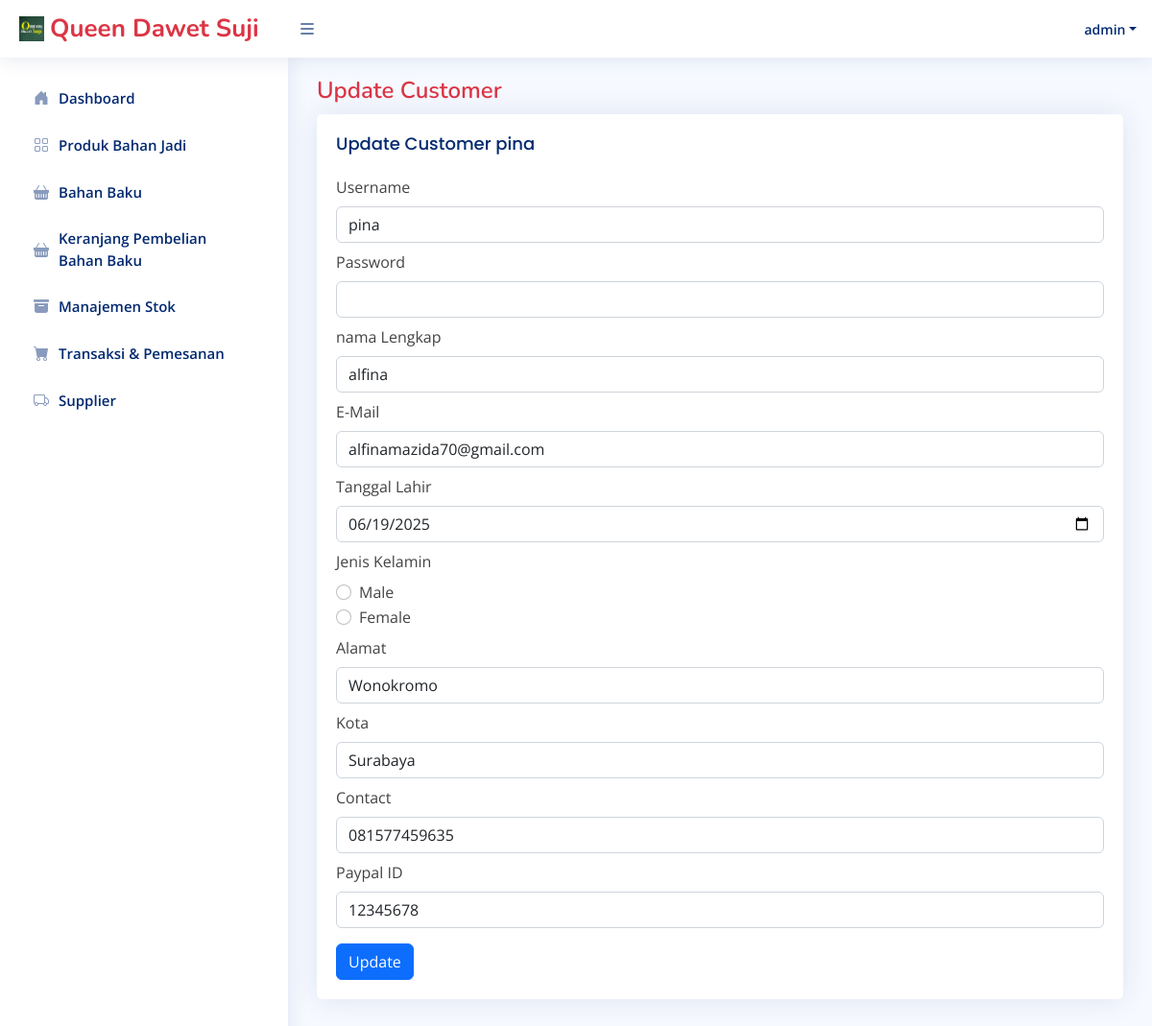
/Admin/editCustomer.php?username=pina (signed in), run on the app's committed database.
### tables this page shows
CREATE TABLE `customer` (
  `username` varchar(255) NOT NULL,
  `userID` varchar(50) DEFAULT NULL,
  `password` varchar(255) NOT NULL,
  `namaLengkap` varchar(255) NOT NULL,
  `email` varchar(255) NOT NULL,
  `dob` date NOT NULL,
  `gender` varchar(255) NOT NULL,
  `alamat` varchar(255) NOT NULL,
  `kota` varchar(255) NOT NULL,
  `contact` varchar(15) NOT NULL,
  `paypalID` varchar(20) NOT NULL
);

### connect.php (called while the page is built, shortened)
<?php
$connect = mysqli_connect("localhost", "root", "", "onlineshop");
function query($query){
    global $connect;
    $result = mysqli_query($connect, $query);
    $rows = [];
    while ($row = mysqli_fetch_assoc($result)){
        $rows[] = $row;
    }
    return $rows;
}
?>

### Admin/editCustomer.php (the view, shortened to what this page needs)
<?php
require 'template/headerAdmin.php';
require 'template/sidebarAdmin.php';
$username = $_GET["username"];
$customer = query("SELECT * FROM customer WHERE username = '$username'")[0];
?>
<main id="main" class="main">
    <div class="pagetitle ">
      <h1 class="text-danger">Update Customer</h1>
    </div>
    <section class="section">
        <div class="row">
            <div class="">
                <div class="card">
                    <div class="card-body">
                        <h5 class="card-title">Update Customer <?= $customer["username"]; ?></h5>
                        <form action="" method="post">
                            <div class="col-12 mt-2">
                                <label for="username" class="form-label">Username</label>
                                <input class="form-control" id="username" name="username" required readonly value="<?= $customer["username"]; ?>">
                            </div>
                            <div class="col-12 mt-2">
                                <label for="password" class="form-label">Password</label>
                                <input type="password" class="form-control" id="password" name="password">
                            </div>
                            <div class="col-12 mt-2">
                                <label for="namaLengkap" class="form-label">nama Lengkap</label>
                                <input class="form-control" id="namaLengkap" name="namaLengkap" required value="<?= $customer["namaLengkap"]; ?>">
                            </div>
                            <div class="col-12 mt-2">
                                <label for="email" class="form-label">E-Mail</label>
                                <input type="text" class="form-control" id="email" name="email" required value="<?= $customer["email"]; ?>">
                            </div>
                            <div class="col-12 mt-2">
                                <label for="dob" class="form-label">Tanggal Lahir</label>
                                <input type="date" class="form-control" id="dob" name="dob" required value="<?= $customer["dob"]; ?>">
                            </div>
                            <div class="col-12 mt-2">
                                <label for="gender" class="form-label">Jenis Kelamin</label>
                                <div class="form-check">
                                    <input class="form-check-input" type="radio" id="male" name="gender" value="male" <?php echo ($customer["gender"] == "male") ? 'checked' : ''; ?>>
                                    <label class="form-check-label" for="male">Male</label>
                                </div>
                                <div class="form-check">
                                    <input class="form-check-input" type="radio" id="female" name="gender" value="female" <?php echo ($customer["gender"] == "female") ? 'checked' : ''; ?>>
                                    <label class="form-check-label" for="female">Female</label>
                                </div>
                            </div>
                            <div class="col-12 mt-2">
                                <label for="alamat" class="form-label">Alamat</label>
                                <input type="text" class="form-control" id="alamat" name="alamat" required value="<?= $customer["alamat"]; ?>">
                            </div>
                            <div class="col-12 mt-2">
                                <label for="kota" class="form-label">Kota</label>
                                <input type="text" class="form-control" id="kota" name="kota" required value="<?= $customer["kota"]; ?>">
                            </div>
                            <div class="col-12 mt-2">
                                <label for="contact" class="form-label">Contact</label>
                                <input type="text" class="form-control" id="contact" name="contact" required pattern="[0-9]*" value="<?= $customer["contact"]; ?>">
                            </div>
                            <div class="col-12 mt-2">
                                <label for="paypalID" class="form-label">Paypal ID</label>
                                <input type="text" class="form-control" id="paypalID" name="paypalID" required pattern="[0-9]*" value="<?= $customer["paypalID"]; ?>">
                            </div>
                            <button type="submit" name="submit" class="btn btn-primary mt-3">Update</button>
                        </form>
                    </div>
                </div>
            </div>
        </div>
    </section>
</main>

### assets/css/style.css (style rules this page uses)
:root { scroll-behavior: smooth; }
body { font-family: "Open Sans", sans-serif; background: #f6f9ff; color: #444444; }
h1, h2, h3, h4, h5, h6 { font-family: "Nunito", sans-serif; }
#main { margin-top: 60px; padding: 20px 30px; transition: all 0.3s; }
.pagetitle { margin-bottom: 10px; }
.pagetitle h1 { font-size: 24px; margin-bottom: 0; font-weight: 600; color: #012970; }
.card { margin-bottom: 30px; border: none; border-radius: 5px; box-shadow: 0px 0 30px rgba(1, 41, 112, 0.1); }
.card-title { padding: 20px 0 15px 0; font-size: 18px; font-weight: 500; color: #012970; font-family: "Poppins", sans-serif; }
.card-body { padding: 0 20px 20px 20px; }
@media (min-width: 1200px) { #main, #footer { margin-left: 300px; } }

### data on the page
customer: username "pina", namaLengkap "alfina", email "alfinamazida70@gmail.com", dob "06/19/2025", gender "☐ Male", gender "☐ Female", alamat "Wonokromo", kota "Surabaya", contact "081577459635", paypalID "12345678"

### other printed values
$userLogin "admin"
